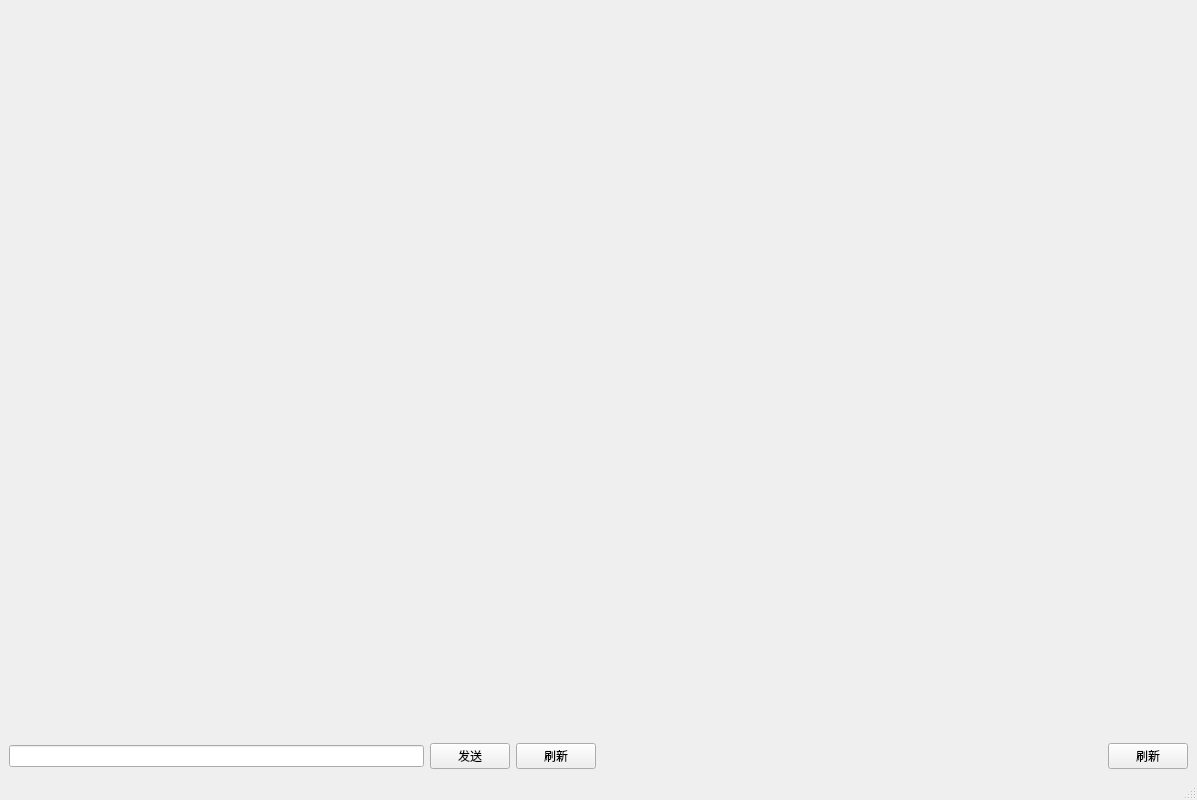
<?xml version="1.0" encoding="UTF-8"?>
<ui version="4.0">
 <class>MainWindow</class>
 <widget class="QMainWindow" name="MainWindow">
  <property name="geometry">
   <rect>
    <x>0</x>
    <y>0</y>
    <width>1197</width>
    <height>800</height>
   </rect>
  </property>
  <property name="windowTitle">
   <string>MainWindow</string>
  </property>
  <widget class="QWidget" name="centralwidget">
   <layout class="QHBoxLayout" name="horizontalLayout_3">
    <item>
     <layout class="QVBoxLayout" name="verticalLayout_2">
      <item>
       <widget class="MiraiWidget" name="miraiWidget" native="true">
        <property name="sizePolicy">
         <sizepolicy hsizetype="Preferred" vsizetype="Expanding">
          <horstretch>0</horstretch>
          <verstretch>0</verstretch>
         </sizepolicy>
        </property>
       </widget>
      </item>
      <item>
       <layout class="QHBoxLayout" name="horizontalLayout_2">
        <item>
         <widget class="QLineEdit" name="miraiLineEdit"/>
        </item>
        <item>
         <widget class="QPushButton" name="miraiSendButton">
          <property name="text">
           <string>发送</string>
          </property>
         </widget>
        </item>
        <item>
         <widget class="QPushButton" name="miraiRefreshButton">
          <property name="text">
           <string>刷新</string>
          </property>
         </widget>
        </item>
       </layout>
      </item>
     </layout>
    </item>
    <item>
     <layout class="QVBoxLayout" name="verticalLayout">
      <item>
       <widget class="NonebotWidget" name="nonebotWidget" native="true">
        <property name="sizePolicy">
         <sizepolicy hsizetype="Preferred" vsizetype="Expanding">
          <horstretch>0</horstretch>
          <verstretch>0</verstretch>
         </sizepolicy>
        </property>
       </widget>
      </item>
      <item>
       <layout class="QHBoxLayout" name="horizontalLayout">
        <item>
         <spacer name="horizontalSpacer">
          <property name="orientation">
           <enum>Qt::Horizontal</enum>
          </property>
          <property name="sizeHint" stdset="0">
           <size>
            <width>40</width>
            <height>20</height>
           </size>
          </property>
         </spacer>
        </item>
        <item>
         <widget class="QPushButton" name="botRefreshButton">
          <property name="text">
           <string>刷新</string>
          </property>
         </widget>
        </item>
       </layout>
      </item>
     </layout>
    </item>
   </layout>
  </widget>
  <widget class="QMenuBar" name="menubar">
   <property name="geometry">
    <rect>
     <x>0</x>
     <y>0</y>
     <width>1197</width>
     <height>22</height>
    </rect>
   </property>
  </widget>
  <widget class="QStatusBar" name="statusbar"/>
 </widget>
 <customwidgets>
  <customwidget>
   <class>MiraiWidget</class>
   <extends>QWidget</extends>
   <header>mirai/MiraiWidget.h</header>
   <container>1</container>
  </customwidget>
  <customwidget>
   <class>NonebotWidget</class>
   <extends>QWidget</extends>
   <header>nonebot/NonebotWidget.h</header>
   <container>1</container>
  </customwidget>
 </customwidgets>
 <resources/>
 <connections/>
</ui>
